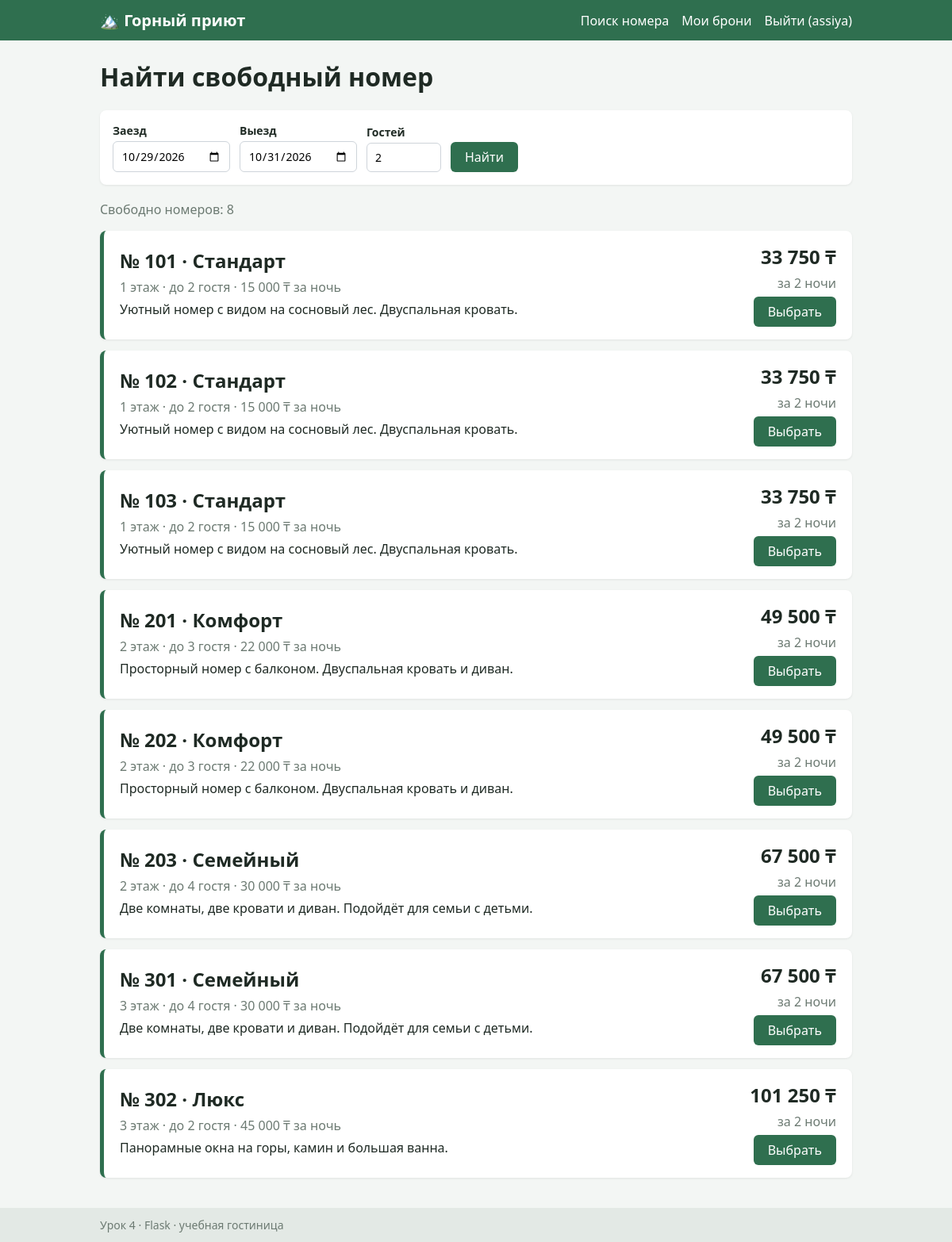
The page / (signed in) on the database its author committed.
### tables this page shows
CREATE TABLE users (
    id INTEGER PRIMARY KEY AUTOINCREMENT,
    username TEXT UNIQUE NOT NULL,
    password TEXT NOT NULL
);

CREATE TABLE rooms (
    id INTEGER PRIMARY KEY AUTOINCREMENT,
    number TEXT UNIQUE NOT NULL,
    type_id INTEGER NOT NULL REFERENCES room_types (id),
    floor INTEGER NOT NULL
);

CREATE TABLE room_types (
    id INTEGER PRIMARY KEY AUTOINCREMENT,
    name TEXT NOT NULL,
    price INTEGER NOT NULL,          -- цена за ночь, ₸
    capacity INTEGER NOT NULL,       -- максимум гостей
    description TEXT NOT NULL
);

### app/views/search.py (the view)
@bp.route("/")
def index():
    tomorrow = date.today() + timedelta(days=1)
    form = {
        "check_in": request.args.get("check_in", tomorrow.isoformat()),
        "check_out": request.args.get("check_out", (tomorrow + timedelta(days=2)).isoformat()),
        "guests": request.args.get("guests", "2"),
    }
    error = None
    results = []
    try:
        check_in, check_out = validators.parse_period(form["check_in"], form["check_out"])
        guests = validators.parse_guests(form["guests"])
    except validators.ValidationError as e:
        error = str(e)
    else:
        for room in availability.free_rooms(check_in, check_out, guests):
            q = pricing.quote(room, check_in, check_out, guests)
            results.append({"room": room, "quote": q})
        results.sort(key=lambda item: item["quote"].total)
    return render_template(
        "search.html",
        form=form,
        error=error,
        results=results,
        today=date.today().isoformat(),
    )

### app/auth.py (called while the page is built)
def current_user():
    user_id = session.get("user_id")
    if user_id is None:
        return None
    user = get_db().execute(
        "SELECT * FROM users WHERE id = ? AND username = ?",
        (user_id, session.get("username")),
    ).fetchone()
    if user is None:
        session.pop("user_id", None)
        session.pop("username", None)
    return user

def inject_user():
    return {"user": current_user()}

### app/db.py (called while the page is built)
def get_db():
    if "db" not in g:
        if not os.path.exists(config.DATABASE):
            init_db()
        g.db = sqlite3.connect(config.DATABASE)
        g.db.row_factory = sqlite3.Row
    return g.db

### app/models/booking.py (called while the page is built)
    def overlaps(self, check_in, check_out):
        return self.check_in < check_out and check_in < self.check_out

### app/models/room.py (called while the page is built)
    @property
    def title(self):
        return f"№ {self.number} · {self.type_name}"

### app/repositories/bookings.py (called while the page is built)
def _to_booking(row):
    return Booking(
        id=row["id"],
        user_id=row["user_id"],
        room_id=row["room_id"],
        check_in=parse_date(row["check_in"]),
        check_out=parse_date(row["check_out"]),
        guests=row["guests"],
        total=row["total"],
        promo=row["promo"],
        status=row["status"],
        created=row["created"],
    )

def for_room(room_id):
    rows = get_db().execute(queries.BOOKINGS_FOR_ROOM, (room_id,)).fetchall()
    return [_to_booking(r) for r in rows]

### app/repositories/rooms.py (called while the page is built)
def _to_room(row):
    return Room(
        id=row["id"],
        number=row["number"],
        floor=row["floor"],
        type_name=row["type_name"],
        price=row["price"],
        capacity=row["capacity"],
        description=row["description"],
    )

def all_rooms():
    return [_to_room(r) for r in get_db().execute(queries.ALL_ROOMS).fetchall()]

### app/services/availability.py (called while the page is built)
def is_free(room_id, check_in, check_out):
    return not any(b.overlaps(check_in, check_out) for b in bookings_repo.for_room(room_id))

def free_rooms(check_in, check_out, guests):
    return [
        room
        for room in rooms_repo.all_rooms()
        if room.capacity >= guests and is_free(room.id, check_in, check_out)
    ]

### app/services/discounts.py (called while the page is built)
def long_stay_percent(nights_count):
    if nights_count >= config.LONG_STAY_NIGHTS:
        return config.LONG_STAY_PERCENT
    return 0

### app/services/promo.py (called while the page is built)
def normalize(code):
    return (code or "").strip().upper()

def promo_percent(code):
    code = normalize(code)
    if not code:
        return 0
    if code not in config.PROMO_CODES:
        raise PromoError(f"Промокод «{code}» не найден")
    return config.PROMO_CODES[code]

### app/templates/search.html (shortened to what this page needs)
{% extends "base.html" %}
{% block content %}
  <h1>Найти свободный номер</h1>
  <form class="search" method="get" action="{{ url_for('search.index') }}">
    <label>Заезд
      <input type="date" name="check_in" value="{{ form['check_in'] }}" min="{{ today }}" required>
    </label>
    <label>Выезд
      <input type="date" name="check_out" value="{{ form['check_out'] }}" min="{{ today }}" required>
    </label>
    <label>Гостей
      <input type="number" name="guests" value="{{ form['guests'] }}" min="1" max="10" required>
    </label>
    <button type="submit">Найти</button>
  </form>
  {% if error %}
    <p class="error">{{ error }}</p>
  {% elif results %}
    <p class="muted">Свободно номеров: {{ results|length }}</p>
    {% for item in results %}
      {% set room = item['room'] %}
      {% set q = item['quote'] %}
      <article class="card">
        <div>
          <h2>{{ room.title }}</h2>
          <p class="muted">{{ room.floor }} этаж · до {{ room.capacity|guests }} · {{ room.price|money }} за ночь</p>
          <p>{{ room.description }}</p>
        </div>
        <div class="card__side">
          <p class="price">{{ q.total|money }}</p>
          <p class="muted">за {{ q.nights|length|nights }}</p>
          <a class="button" href="{{ url_for('rooms.room_page', room_id=room.id, check_in=form['check_in'], check_out=form['check_out'], guests=form['guests']) }}">Выбрать</a>
        </div>
      </article>
    {% endfor %}
  {% else %}
    <p class="muted">На эти даты свободных номеров нет. Попробуйте другие даты.</p>
  {% endif %}
{% endblock %}

### app/templates/base.html (shortened to what this page needs)
<!doctype html>
<html lang="ru">
<head>
  <link rel="stylesheet" href="{{ url_for('static', filename='css/style.css') }}">
</head>
<body>
  <header class="header">
    <div class="container header__inner">
      <a class="logo" href="{{ url_for('search.index') }}">🏔️ Горный приют</a>
      <nav class="nav">
        <a href="{{ url_for('search.index') }}">Поиск номера</a>
        {% if user %}
          <a href="{{ url_for('bookings.my_bookings') }}">Мои брони</a>
          <a href="{{ url_for('auth.logout') }}">Выйти ({{ user['username'] }})</a>
        {% else %}
          <a href="{{ url_for('auth.login') }}">Вход</a>
          <a href="{{ url_for('auth.register') }}">Регистрация</a>
        {% endif %}
      </nav>
    </div>
  </header>
  <main class="container">
    {% block content %}{% endblock %}
  </main>
  <footer class="footer">
    <div class="container">Урок 4 · Flask · учебная гостиница</div>
  </footer>
</body>
</html>

### app/static/css/style.css (style rules this page uses)
* { box-sizing: border-box; }
body { margin: 0; font-family: "Segoe UI", Arial, sans-serif; background: #f3f6f4; color: #1f2a24; display: flex; flex-direction: column; min-height: 100vh; }
a { color: #2f6f4f; }
h1 { margin-top: 0; }
.container { width: 100%; max-width: 980px; margin: 0 auto; padding: 0 16px; }
main.container { flex: 1; padding-top: 24px; padding-bottom: 24px; }
.header { background: #2f6f4f; color: #fff; }
.header__inner { display: flex; flex-wrap: wrap; align-items: center; justify-content: space-between; gap: 8px; padding-top: 12px; padding-bottom: 12px; }
.logo { color: #fff; font-size: 20px; font-weight: bold; text-decoration: none; }
.nav { display: flex; flex-wrap: wrap; gap: 16px; }
.nav a { color: #fff; text-decoration: none; }
.muted { color: #6c7a72; }
.price { font-size: 24px; font-weight: bold; margin: 0; }
.search { display: flex; flex-wrap: wrap; align-items: flex-end; gap: 12px; background: #fff; padding: 16px; border-radius: 8px; margin-bottom: 20px; box-shadow: 0 1px 3px rgba(0, 0, 0, 0.08); }
.search label, .form label { display: flex; flex-direction: column; gap: 4px; font-weight: 600; font-size: 14px; }
.card { display: flex; flex-wrap: wrap; align-items: center; justify-content: space-between; gap: 16px; background: #fff; border-radius: 8px; padding: 16px 20px; margin-bottom: 14px; box-shadow: 0 1px 3px rgba(0, 0, 0, 0.08); border-left: 5px solid #2f6f4f; }
.card > div:first-child { flex: 1; min-width: 240px; }
.card h2, .card h3, .card p { margin: 0 0 6px; }
.card__side { text-align: right; }
input { font: inherit; font-weight: normal; padding: 8px 10px; border: 1px solid #ced4da; border-radius: 6px; }
button, .button { display: inline-block; font: inherit; padding: 8px 18px; border: none; border-radius: 6px; background: #2f6f4f; color: #fff; cursor: pointer; text-decoration: none; }
.footer { background: #e3e9e5; color: #6c7a72; font-size: 14px; padding: 12px 0; }

### rows shown on the page
users: username "assiya"
rooms: floor "1"
room_types: capacity|guests "2 гостя" "2 гостя" "2 гостя", price "15 000 ₸" "15 000 ₸" "15 000 ₸", description "Уютный номер с видом на сосновый лес. Двуспальная кровать." "Уютный номер с видом на сосновый лес. Двуспальная кровать." "Уютный номер с видом на сосновый лес. Двуспальная кровать."
rooms: floor "1"
rooms: floor "1"
rooms: floor "2"
room_types: capacity|guests "3 гостя" "3 гостя", price "22 000 ₸" "22 000 ₸", description "Просторный номер с балконом. Двуспальная кровать и диван." "Просторный номер с балконом. Двуспальная кровать и диван."
rooms: floor "2"
rooms: floor "2"
room_types: capacity|guests "4 гостя" "4 гостя", price "30 000 ₸" "30 000 ₸", description "Две комнаты, две кровати и диван. Подойдёт для семьи с детьми." "Две комнаты, две кровати и диван. Подойдёт для семьи с детьми."
rooms: floor "3"
rooms: floor "3"
room_types: capacity|guests "2 гостя", price "45 000 ₸", description "Панорамные окна на горы, камин и большая ванна."

### other values the page prints
{{ results|length }} "8"
{{ room.title }} "№ 101 · Стандарт" "№ 102 · Стандарт" "№ 103 · Стандарт" "№ 201 · Комфорт" "№ 202 · Комфорт" "№ 203 · Семейный" "№ 301 · Семейный" "№ 302 · Люкс"
{{ q.total|money }} "33 750 ₸" "33 750 ₸" "33 750 ₸" "49 500 ₸" "49 500 ₸" "67 500 ₸" "67 500 ₸" "101 250 ₸"
{{ q.nights|length|nights }} "2 ночи" "2 ночи" "2 ночи" "2 ночи" "2 ночи" "2 ночи" "2 ночи" "2 ночи"
